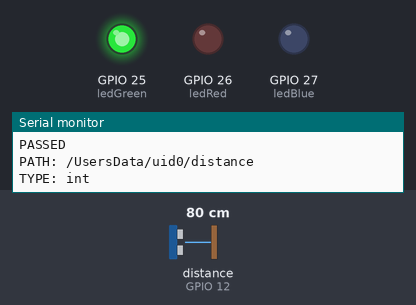
The sketch below on a simulated ESP8266 (NodeMCU). Parts: output pins drawn as LEDs (lit = HIGH), the last lines printed to the serial monitor. Wiring (inferred from the names in the program): ultrasonic range finder: trigger GPIO 13; echo GPIO 12. The test bench sets the inputs (shaded band); at power-on: distance to the obstacle (sensor on GPIO 12) 80 cm. The echo pulse lasts 58.3 µs per cm; WiFi joins after 1.5 s; servers stay silent unless stated; the Firebase database answers and starts empty; pins used as bus, display or sensor lines are not drawn.

Above: at 3.2 s.
3.3 s: distance to the obstacle (sensor on GPIO 12) set to 11 cm
5.6 s: distance to the obstacle (sensor on GPIO 12) set to 8 cm
At 7.3 s:
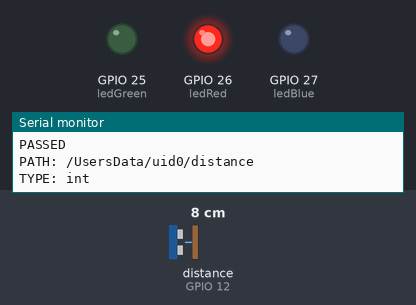
7.9 s: distance to the obstacle (sensor on GPIO 12) set to 18 cm
At 8.9 s:
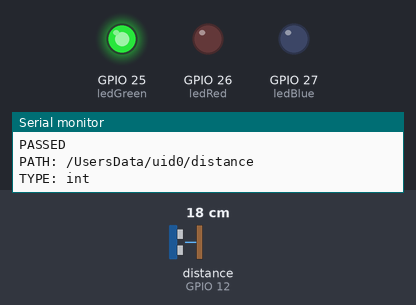
9.9 s: distance to the obstacle (sensor on GPIO 12) set to 2 cm
At 11.7 s:
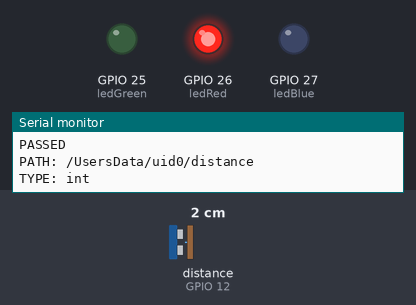
Timing chart, 0 to 12.9 s (numbered marks = the images above; inputs shaded):
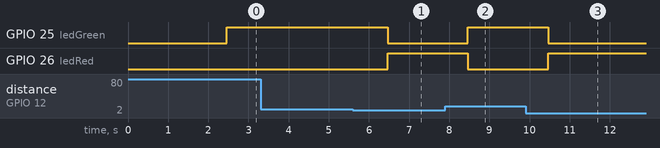

The sketch:

esp32.ino
```cpp
// (licence header left out)
#include <Arduino.h>
#if defined(ESP32)
  #include <WiFi.h>
#elif defined(ESP8266)
  #include <ESP8266WiFi.h>
#endif
#include <Firebase_ESP_Client.h>
#include <Wire.h>

// Provide the token generation process info.
#include "addons/TokenHelper.h"
// Provide the RTDB payload printing info and other helper functions.
#include "addons/RTDBHelper.h"

// Insert your network credentials
#define WIFI_SSID "Fito"
#define WIFI_PASSWORD "hellothere"

// Insert Firebase project API Key
#define API_KEY "AIzaSyAJv351-MvKLacSnJZS4I4F6KZCUhFXTaA"

// Insert Authorized Email and Corresponding Password
#define USER_EMAIL "Osvaldo.C@gmail.com"
#define USER_PASSWORD "GigaChad69420"

// Insert RTDB URLefine the RTDB URL
#define DATABASE_URL "https://smart-parking-system-fa518-default-rtdb.asia-southeast1.firebasedatabase.app/"

// Define Firebase objects
FirebaseData fbdo;
FirebaseAuth auth;
FirebaseConfig config;

// Variable to save USER UID
String uid;

// Variables to save database paths
String databasePath;
String disPath;
String reservePath;

// LEDs

int ledRed = 26;
int ledGreen = 25;
int ledBlue = 27;
int db_distValue;

// Ultrasonic sensor

int TRIG_PIN = 13; // trigger pin
int ECHO_PIN = 12; // echo pin
long duration;
int distance;

// Timer variables (send new readings every minute)
unsigned long sendDataPrevMillis = 0;
unsigned long timerDelay = 1000;


// Initialize WiFi
void initWiFi() {
  WiFi.begin(WIFI_SSID, WIFI_PASSWORD);
  Serial.print("Connecting to WiFi ..");
  while (WiFi.status() != WL_CONNECTED) {
    Serial.print('.');
    delay(1000);
  }
  Serial.println(WiFi.localIP());
  Serial.println();
}

// Write int values to the database
void sendInt(String path, int value){
  if (Firebase.RTDB.setInt(&fbdo, path.c_str(), value)){
    Serial.print("Writing value: ");
    Serial.print (value);
    Serial.print(" on the following path: ");
    Serial.println(path);
    Serial.println("PASSED");
    Serial.println("PATH: " + fbdo.dataPath());
    Serial.println("TYPE: " + fbdo.dataType());
  }
  else {
    Serial.println("FAILED");
    Serial.println("REASON: " + fbdo.errorReason());
  }
}

void setup(){
  Serial.begin(115200);
  initWiFi();

   pinMode(TRIG_PIN, OUTPUT);
   pinMode(ECHO_PIN, INPUT);
   pinMode(ledRed, OUTPUT);
   pinMode(ledBlue, OUTPUT);
   pinMode(ledGreen, OUTPUT);

  // Assign the api key (required)
  config.api_key = API_KEY;

  // Assign the user sign in credentials
  auth.user.email = USER_EMAIL;
  auth.user.password = USER_PASSWORD;

  // Assign the RTDB URL (required)
  config.database_url = DATABASE_URL;

  Firebase.reconnectWiFi(true);
  fbdo.setResponseSize(4096);

  // Assign the callback function for the long running token generation task */
  config.token_status_callback = tokenStatusCallback; //see addons/TokenHelper.h

  // Assign the maximum retry of token generation
  config.max_token_generation_retry = 5;

  // Initialize the library with the Firebase authen and config
  Firebase.begin(&config, &auth);

  // Getting the user UID might take a few seconds
  Serial.println("Getting User UID");
  while ((auth.token.uid) == "") {
    Serial.print('.');
    delay(1000);
  }
  // Print user UID
  uid = auth.token.uid.c_str();
  Serial.print("User UID: ");
  Serial.println(uid);

  // Update database path
  databasePath = "/UsersData/" + uid;

  // Update database path for sensor readings
  disPath = databasePath + "/distance"; // --> UsersData/<user_uid>/distance
  reservePath = databasePath + "/reservation_form"; // --> UsersData/<user_uid>/reservation_form
}

void loop(){
  // Send new readings to database
  if (Firebase.ready() && (millis() - sendDataPrevMillis > timerDelay || sendDataPrevMillis == 0)){
    sendDataPrevMillis = millis();

    // Get latest sensor readings
  digitalWrite(TRIG_PIN, LOW);
  delayMicroseconds(2);
  // Sets the trigPin on HIGH state for 10 micro seconds
  digitalWrite(TRIG_PIN, HIGH);
  delayMicroseconds(10);
  digitalWrite(TRIG_PIN, LOW);
  // Reads the echoPin, returns the sound wave travel time in microseconds
  duration = pulseIn(ECHO_PIN, HIGH);
  // Calculating the distance
  distance = duration * 0.034 / 2;

    // Send readings to database:
    sendInt(disPath, distance);

    // Read the current database readings;
    if (Firebase.RTDB.getInt(&fbdo, disPath)) {
      if (fbdo.dataType() == "int") {
        db_distValue = fbdo.intData();
    }
  }
  if (Firebase.RTDB.getJSON(&fbdo, reservePath) && (db_distValue >= 9)) {
    if (fbdo.dataType() == "json") {
      digitalWrite(ledBlue, HIGH);
      digitalWrite(ledGreen, LOW);
      digitalWrite(ledRed, LOW);
    }
   }
   else if (db_distValue < 9) {
      digitalWrite(ledBlue, LOW);
      digitalWrite(ledGreen, LOW);
      digitalWrite(ledRed, HIGH);
      Firebase.RTDB.deleteNode(&fbdo, reservePath);
    }

    else {
    digitalWrite(ledRed, LOW);
    digitalWrite(ledGreen, HIGH);
    digitalWrite(ledBlue, LOW);
      }
  }
}
```

Measured:
- the behaviour switches between 10 and 9 cm on distance to the obstacle (sensor on GPIO 12) (found by bisection; images 0 and 1)
- after the input at 5.6 s, GPIO 25 (ledGreen): HIGH → LOW after 0.86 s; GPIO 26 (ledRed): LOW → HIGH after 0.86 s
- after the input at 7.9 s, GPIO 25 (ledGreen): LOW → HIGH after 0.57 s; GPIO 26 (ledRed): HIGH → LOW after 0.57 s
- after the input at 9.9 s, GPIO 25 (ledGreen): HIGH → LOW after 0.57 s; GPIO 26 (ledRed): LOW → HIGH after 0.57 s
